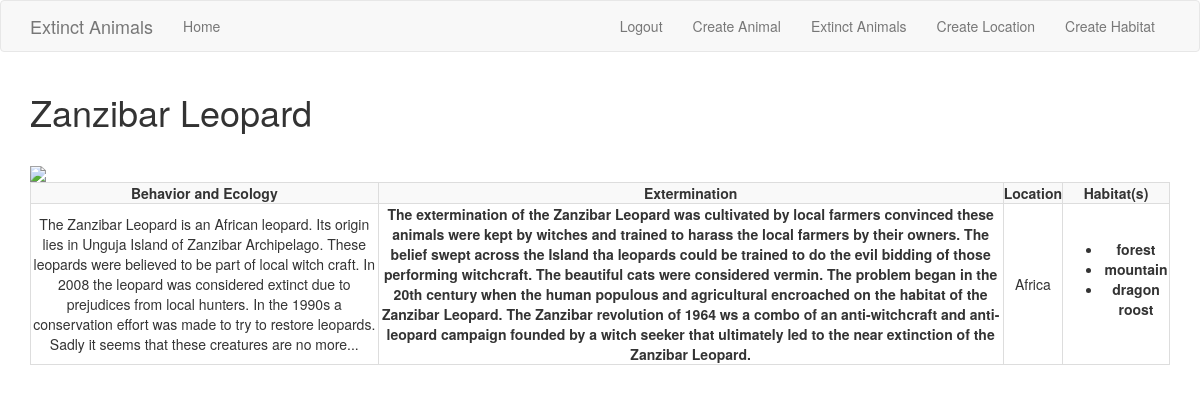
The page /animal/Zanzibar Leopard (signed in) on the database as committed earlier.
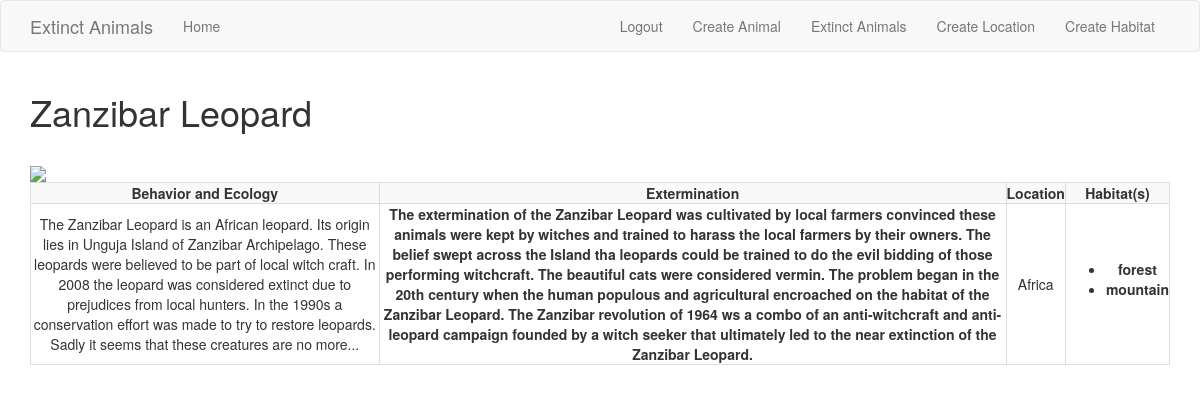
The same page on the database as committed later.
### app/models.py (models this page shows, shortened)
class Habitat(db.Model):
    id = db.Column(db.Integer, primary_key=True)
    name = db.Column(db.String(64), index=True, unique=True)
    climate = db.Column(db.String(64), index=True, unique=True)
    food = db.Column(db.String(64), index=True, unique=True)
    locationID = db.Column(db.Integer, db.ForeignKey('location.id'))
    parents = db.relationship("AnimalToHabitat", back_populates="child")

### app/routes.py (the view)
@app.route('/animal/<name>')
@login_required
def animal(name):
   form = AnimalForm()
   a = Animal.query.filter_by(name=name).first()
   p= AnimalToHabitat.query.filter_by(animalID=a.id).first()
   if p is None:
       h=""
       l=""
       loc=l
   else:
       h=Habitat.query.filter_by(id=p.habitatID).first()
       l=Location.query.filter_by(id=h.id).first()
       if l is None:
           a = Animal.query.filter_by(name=name).first()
           p = AnimalToHabitat.query.filter_by(animalID=a.id).first()
           h = Habitat.query.filter_by(id=p.habitatID).first()
           l = Location.query.filter_by(id=h.locationID).first()
           loc = l.continent
       else:
           loc = l.continent
   pp = AnimalToHabitat.query.filter_by(animalID=a.id).all()
   habitats = {'username': 'sonya'}
   all_animals = Habitat.query.all()
   posts = list()
   for hh in pp:
       posts.append({'animals': {'username': Habitat.query.filter_by(id=hh.habitatID).first()},
                     })
   if form.validate_on_submit():
       title = form.username.data
   else:
       title = a.name
   if form.validate_on_submit():
       flash('Animal was created {}'.format(
           form.username.data))
   if form.validate_on_submit():
       picture = 'https://myelitedetail.us/images/drawn-animal-extinct-animal/drawn-animal-extinct-animal-20.jpg'
   else:
       picture = "https://upload.wikimedia.org/wikipedia/commons/thumb/1/12/" \
                 "Zanzibar_Leopard_2.JPG/800px-Zanzibar_Leopard_2.JPG"
   if form.validate_on_submit():
       bio = form.animalBio.data
   else:
       bio = a.bio
   if form.validate_on_submit():
       extermination = form.extermination.data
   else:
       extermination = a.extinction
       hab=posts
   return render_template("animal.html", b=bio, e=extermination, p=picture, t=title,h=hab,l=loc,animals=all_animals,posts=posts)

### app/models.py (called while the page is built)
@login.user_loader
def load_user(id):
    return User.query.get(int(id))

### app/Templates/animal.html (shortened to what this page needs)
<!DOCTYPE html>
<html lang="en">
{% extends "base.html" %}
{% block app_content %}
<h1>{{t}}</h1>
<br>
<table class="table-bordered table-striped table-hover">
    <thread class="thread-dark">
    <tr>
        <th class="text-center">Behavior and Ecology</th>
        <th class="text-center">Extermination</th>
        <th class="text-center">Location</th>
        <th class="text-center">Habitat(s)</th>
    </tr>
    </thread>
    <tr>
<img src= {{p}}>
<td class="text-center">{{b}}</td>
<th class="text-center">{{e}}</th>
<td class="text-center">{{l}}</td>
  <td class="text-center"><ul>
       {% for post in posts %}
        <li><b>{{ post.animals.username.name }}</b></li>
       {% endfor %}
  </ul></td>
    </tr>
</table>
<br>
{% endblock %}

Rows that differ between the two databases and show on the page:
removed Habitat: animals.username.name "dragon roost"
